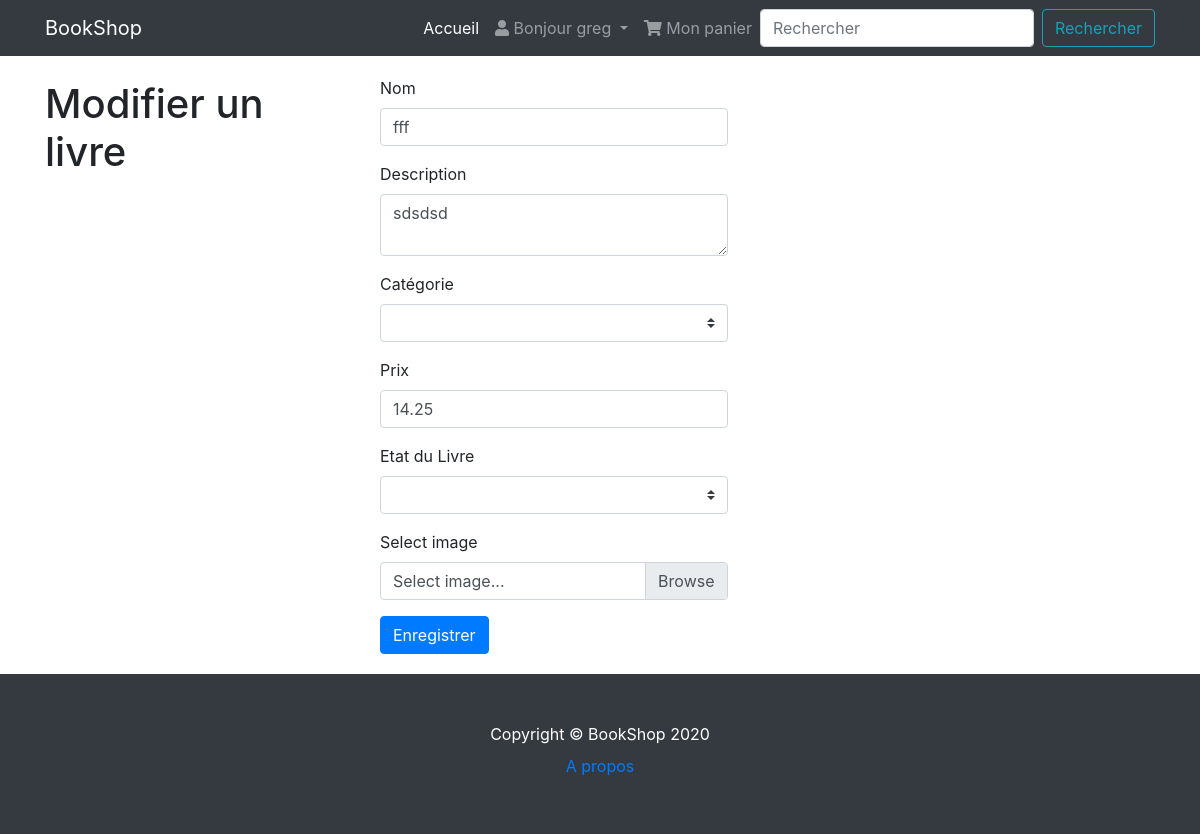
The page /2/update (signed in) on the database its author committed.
### tables this page shows
CREATE TABLE user (
  id INTEGER PRIMARY KEY AUTOINCREMENT,
  username TEXT UNIQUE NOT NULL,
  password TEXT NOT NULL
);

CREATE TABLE product (
  id INTEGER PRIMARY KEY AUTOINCREMENT,
  author_id INTEGER NOT NULL,
  created TIMESTAMP NOT NULL DEFAULT CURRENT_TIMESTAMP,
  name TEXT NOT NULL,
  description TEXT NOT NULL,
  price DECIMAL (4,2) NOT NULL,
  state varchar (30) NOT NULL,
  FOREIGN KEY (author_id) REFERENCES user (id)
);

### book/product.py (the view, shortened to what this page needs)
@bp.route('/<int:id>/update', methods=('GET', 'POST'))
@login_required
def update(id):
    product = get_post(id)
    return render_template('product/update.html', product=product)

### book/auth.py (called while the page is built)
@bp.before_app_request
def load_logged_in_user():
    user_id = session.get('user_id')
    if user_id is None:
        g.user = None
    else:
        g.user = get_db().execute(
            'SELECT * FROM user WHERE id = ?', (user_id,)
        ).fetchone()

def login_required(view):
    @functools.wraps(view)
    def wrapped_view(**kwargs):
        if g.user is None:
            return redirect(url_for('auth.login'))
        return view(**kwargs)
    return wrapped_view

### book/db.py (called while the page is built)
def get_db():
    if 'db' not in g:
        g.db = sqlite3.connect(
            current_app.config['DATABASE'],
            detect_types=sqlite3.PARSE_DECLTYPES
        )
        g.db.row_factory = sqlite3.Row
    return g.db

### book/product.py (called while the page is built)
def get_post(id, check_author=True):
    product = get_db().execute(
        'SELECT p.id, name, description, price, state, created, author_id, username'
        ' FROM product p JOIN user u ON p.author_id = u.id'
        ' WHERE p.id = ?',
        (id,)
    ).fetchone()
    if product is None:
        abort(404, "Product id {0} doesn't exist.".format(id))
    if check_author and product['author_id'] != g.user['id']:
        abort(403)
    return product

### book/templates/product/update.html (shortened to what this page needs)
{% extends 'base.html' %}
{% block content %}
  <div class="container">
    <div class="row">
      <div class="col-lg-3">
        <h1 class="my-4">Modifier un livre</h1>
      </div>
      <div class="col-lg-9">
  <div class="card-body">
      <form method="post" enctype="multipart/form-data">
          <div class="col">
          <div class="col-sm-6">
          <div class="form-group">
            <label for="name">Nom</label>
              <input name="name" id="name" value="{{ request.form['name'] or product['name'] }}" class="form-control" required>
          </div>
          <div class="form-group">
            <label for="description">Description</label>
            <textarea name="description" id="description" class="form-control">{{ request.form['description'] or product['description'] }}</textarea>
          </div>
          <div class="form-group">
            <label for="price">Catégorie</label>
              <select class="custom-select mr-sm-2" name="category" id="category">
              </select>
          </div>
          <div class="form-group">
            <label for="price">Prix</label>
              <input type="number" name="price" id="price" value="{{ request.form['price'] or product['price'] }}" class="form-control" step="0.01" required>
          </div>
          <div class="form-group">
            <label for="price">Etat du Livre</label>
              <select class="custom-select mr-sm-2" name="state" id="state">
              </select>
          </div>
        <div class="form-group">
          <label>Select image</label>
          <div class="custom-file">
            <label class="custom-file-label" for="image">Select image...</label>
          </div>
        </div>
            <button type="submit" class="btn btn-primary">Enregistrer</button>
          </div>
          </div>
      </form>
  </div>
        </div>
      </div>
    </div>
{% endblock %}

### book/templates/base.html (shortened to what this page needs)
<!DOCTYPE html>
<html>
<head>
    <link rel="stylesheet" type="text/css" href="{{ url_for('static', filename='css/bootstrap.min.css') }}">
    <link rel="stylesheet" type="text/css" href="{{ url_for('static', filename='css/style.css') }}">
    <link rel="stylesheet" href="{{ url_for('static', filename='css/fontawesome.min.css') }}">
</head>
<body>
  <nav class="navbar navbar-expand-lg navbar-dark bg-dark fixed-top">
    <div class="container">
      <a class="navbar-brand" href="#">BookShop</a>
      <div class="collapse navbar-collapse" id="navbarResponsive">
        <ul class="navbar-nav ml-auto">
          <li class="nav-item active">
            <a class="nav-link" href="/">Accueil
            </a>
          </li>
        <li class="nav-item dropdown">
          <a class="nav-link dropdown-toggle" href="#" id="navbarDropdown" role="button" data-toggle="dropdown" aria-haspopup="true" aria-expanded="false">
            {% if g.user %}
            <i class="fas fa-user"></i> Bonjour {{ g.user['username'] }}
          </a>
          {% endif %}
        </li>
          <li class="nav-item">
            <a class="nav-link" href="#"><i class="fas fa-shopping-cart"></i> Mon panier</a>
          </li>
        </ul>
          <form class="form-inline my-2 my-lg-0">
          <input class="form-control mr-sm-2" type="search" placeholder="Rechercher" aria-label="Search">
          <button class="btn btn-outline-info my-2 my-sm-0" type="submit">Rechercher</button>
          </form>
      </div>
    </div>
  </nav>
    {% block content %}{% endblock %}
  <footer class="py-5 bg-dark">
    <div class="container">
      <p class="m-0 text-center text-white">Copyright &copy; BookShop 2020</p>
            <a class="nav-link text-center" href="/about">A propos</a>
    </div>
  </footer>
</body>
</html>

### book/static/css/style.css (style rules this page uses)
body { padding-top: 56px; }

### rows shown on the page
user: user.username "greg"
product: name "fff", description "sdsdsd", price "14.25"
